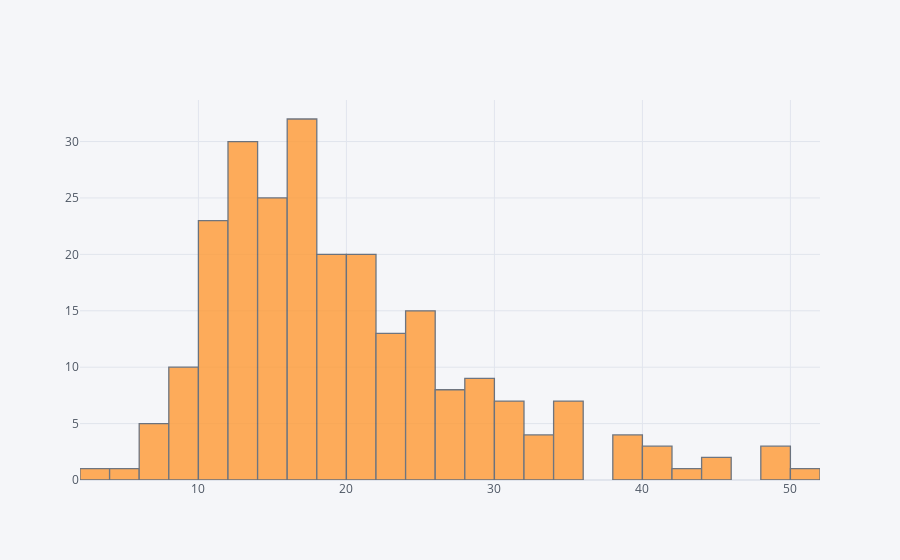

The notebook cell saved with this chart:
### Code cell
df_tips['total_bill'].iplot(kind='hist')

### Figure 1 — Plotly figure (JSON) as saved in the notebook; plotly's stock layout.template omitted (floating-point values rounded to 4 significant figures; data arrays with more than 128 entries replaced by an {"elided": "..."} marker saying what was removed)
{"data": [{"histfunc": "count", "histnorm": "", "marker": {"color": "rgba(255, 153, 51, 1.0)", "line": {"color": "#4D5663", "width": 1.3}}, "name": "total_bill", "opacity": 0.8, "orientation": "v", "type": "histogram", "x": {"elided": "244 float values"}}], "layout": {"barmode": "overlay", "legend": {"bgcolor": "#F5F6F9", "font": {"color": "#4D5663"}}, "paper_bgcolor": "#F5F6F9", "plot_bgcolor": "#F5F6F9", "title": {"font": {"color": "#4D5663"}}, "xaxis": {"gridcolor": "#E1E5ED", "showgrid": true, "tickfont": {"color": "#4D5663"}, "title": {"font": {"color": "#4D5663"}, "text": ""}, "zerolinecolor": "#E1E5ED"}, "yaxis": {"gridcolor": "#E1E5ED", "showgrid": true, "tickfont": {"color": "#4D5663"}, "title": {"font": {"color": "#4D5663"}, "text": ""}, "zerolinecolor": "#E1E5ED"}}}
